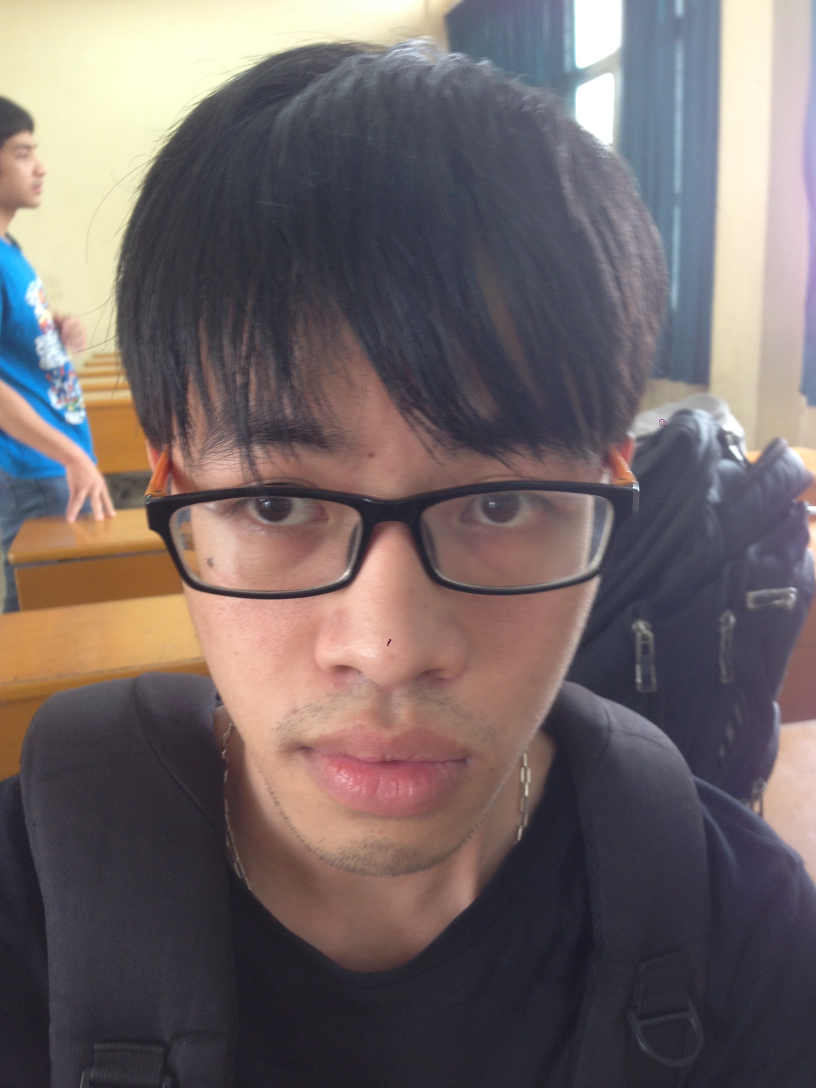
#> input picture raw/An/10.JPG, 2448 x 3264 px, given in place of the camera (shown at 1/3 size)
$ python CollectData.py raw/An/10.JPG
#> lines starting #> are read from the running program, lines starting #| are printed output that depends on the picture; pictures that were not available may be replaced by others from this repository, and a replacement may not be noted
import cv2, sys, numpy, os
size = 1
fn_haar = 'haarcascade_frontalface_default.xml'
fn_dir = 'train'
try:
    fn_name = sys.argv[1]
except:
    print("You must provide a name")
    sys.exit(0)
path = os.path.join(fn_dir, fn_name)
if not os.path.isdir(path):
    os.mkdir(path)
(im_width, im_height) = (112, 92)
haar_cascade = cv2.CascadeClassifier(fn_haar)
webcam = cv2.VideoCapture(0)

# Generate name for image file
pin=sorted([int(n[:n.find('.')]) for n in os.listdir(path)
     if n[0]!='.' ]+[0])[-1] + 1
print(pin)

# Beginning message
print("\n\033[94mThe program will save 20 samples. \
Move your head around to increase while it runs.\033[0m\n")

# The program loops until it has 20 images of the face.
count = 0
pause = 0
count_max = 20
while count < count_max:

    # Loop until the camera is working
    rval = False
    while(not rval):
        # Put the image from the webcam into 'frame'
        (rval, frame) = webcam.read()
#> frame is the input picture: shape (3264, 2448, 3); mean B, G, R 102.8, 102.5, 113.4
        if(not rval):
            print("Failed to open webcam. Trying again...")

    # Get image size
    height, width, channels = frame.shape
#> height = 3264; width = 2448; channels = 3

    # Flip frame
    frame = cv2.flip(frame, 1, 0)
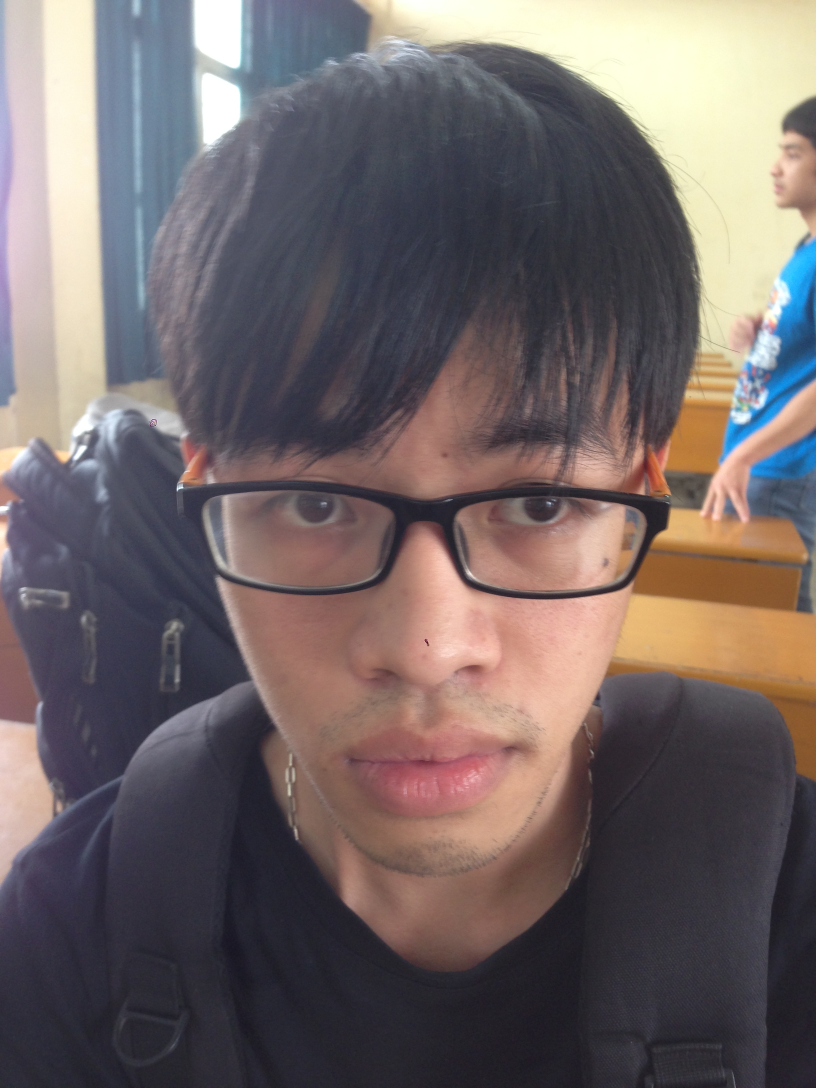
#> frame: shape (3264, 2448, 3) (shown at 1/3 size); mean B, G, R 102.8, 102.5, 113.4

    # Convert to grayscale
    gray = cv2.cvtColor(frame, cv2.COLOR_BGR2GRAY)
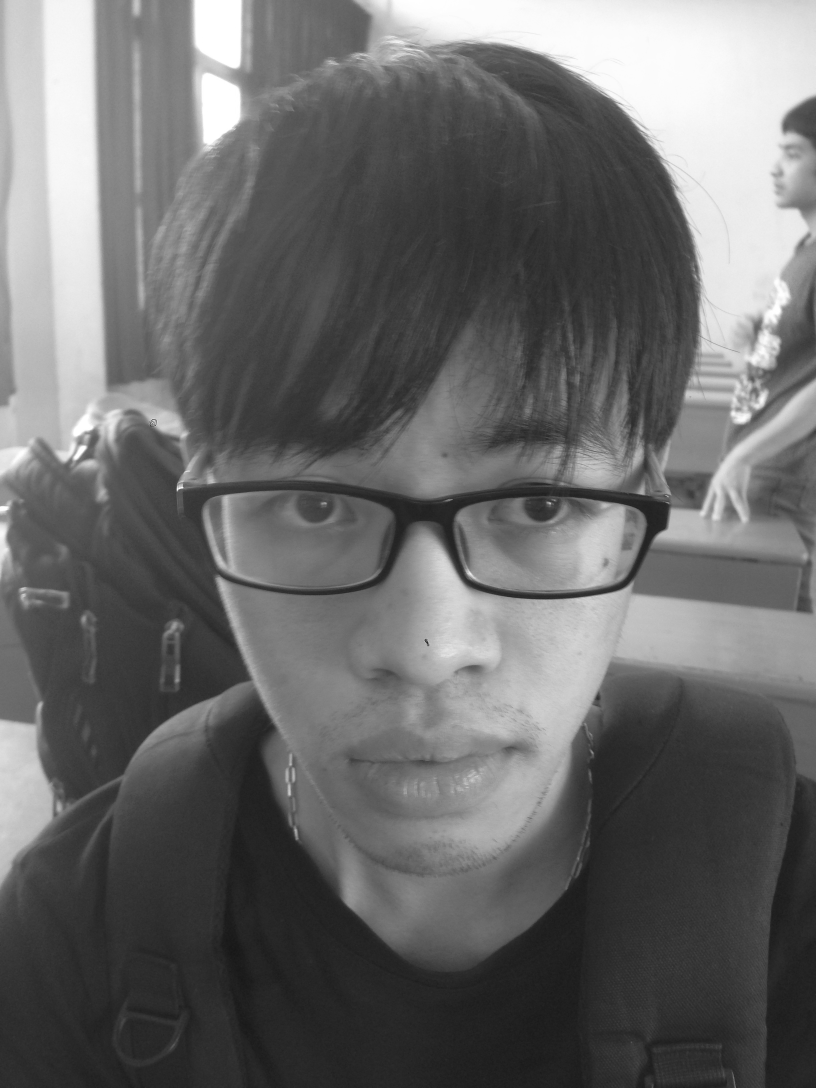
#> gray: shape (3264, 2448) (shown at 1/3 size); min 19, max 255, mean 105.8

    # Scale down for speed
    mini = cv2.resize(gray, (int(gray.shape[1] / size), int(gray.shape[0] / size)))

    # Detect faces
    faces = haar_cascade.detectMultiScale(mini)
#> faces = [[490, 1053, 1646, 1646]]

    # We only consider largest face
    faces = sorted(faces, key=lambda x: x[3])
    if faces:
        face_i = faces[0]
#> face_i = [490, 1053, 1646, 1646]
        (x, y, w, h) = [v * size for v in face_i]
#> x = 490; y = 1053; w = 1646; h = 1646

        face = gray[y:y + h, x:x + w]
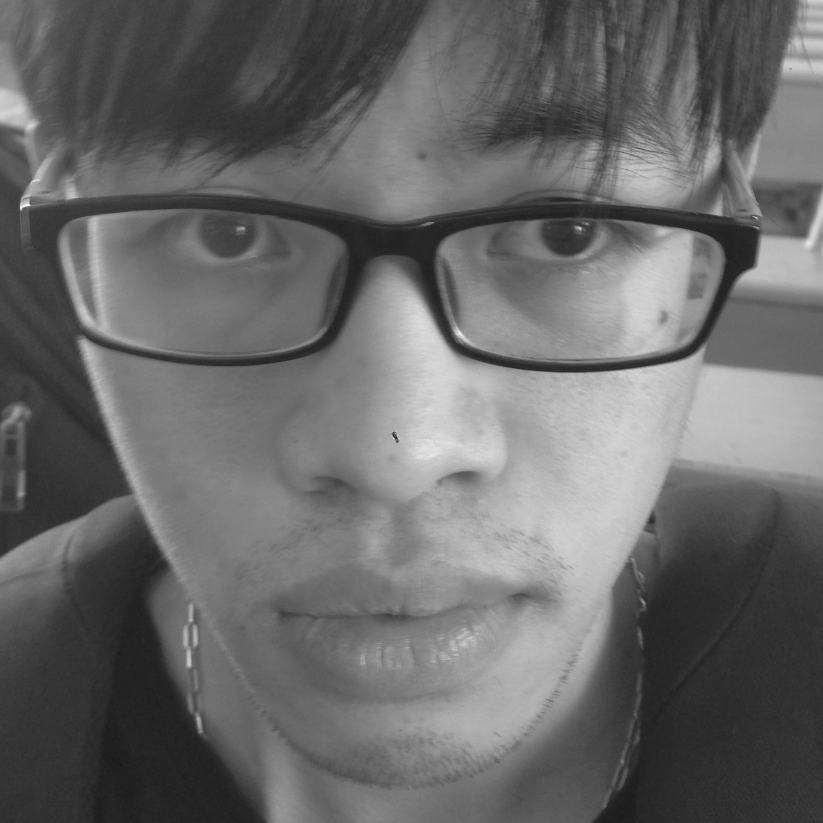
#> face: shape (1646, 1646) (shown at 1/2 size); min 19, max 253, mean 104.5
        face_resize = cv2.resize(face, (im_width, im_height))
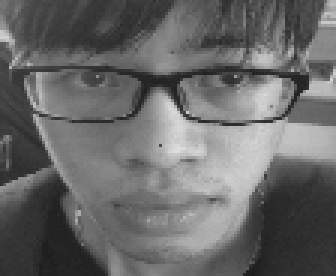
#> face_resize: shape (92, 112) (shown 3 times larger); min 27, max 221, mean 104.3

        # Draw rectangle and write name
        cv2.rectangle(frame, (x, y), (x + w, y + h), (0, 255, 0), 3)
        cv2.putText(frame, fn_name, (x - 10, y - 10), cv2.FONT_HERSHEY_PLAIN,
            1,(0, 255, 0))

        # Remove false positives
        if(w * 6 < width or h * 6 < height):
            print("Face too small")
        else:

            # To create diversity, only save every fith detected image
            if(pause == 0):
                print("Saving training sample "+str(count+1)+"/"+str(count_max))

                # Save image file
                cv2.imwrite('%s/%s.png' % (path, pin), face_resize)
                pin += 1
                count += 1
                pause = 1

    if(pause > 0):
        pause = (pause + 1) % 5
    cv2.imshow('OpenCV', frame)
    key = cv2.waitKey(10)
#> (key Esc is pressed here)
    if key == 27:
        break
